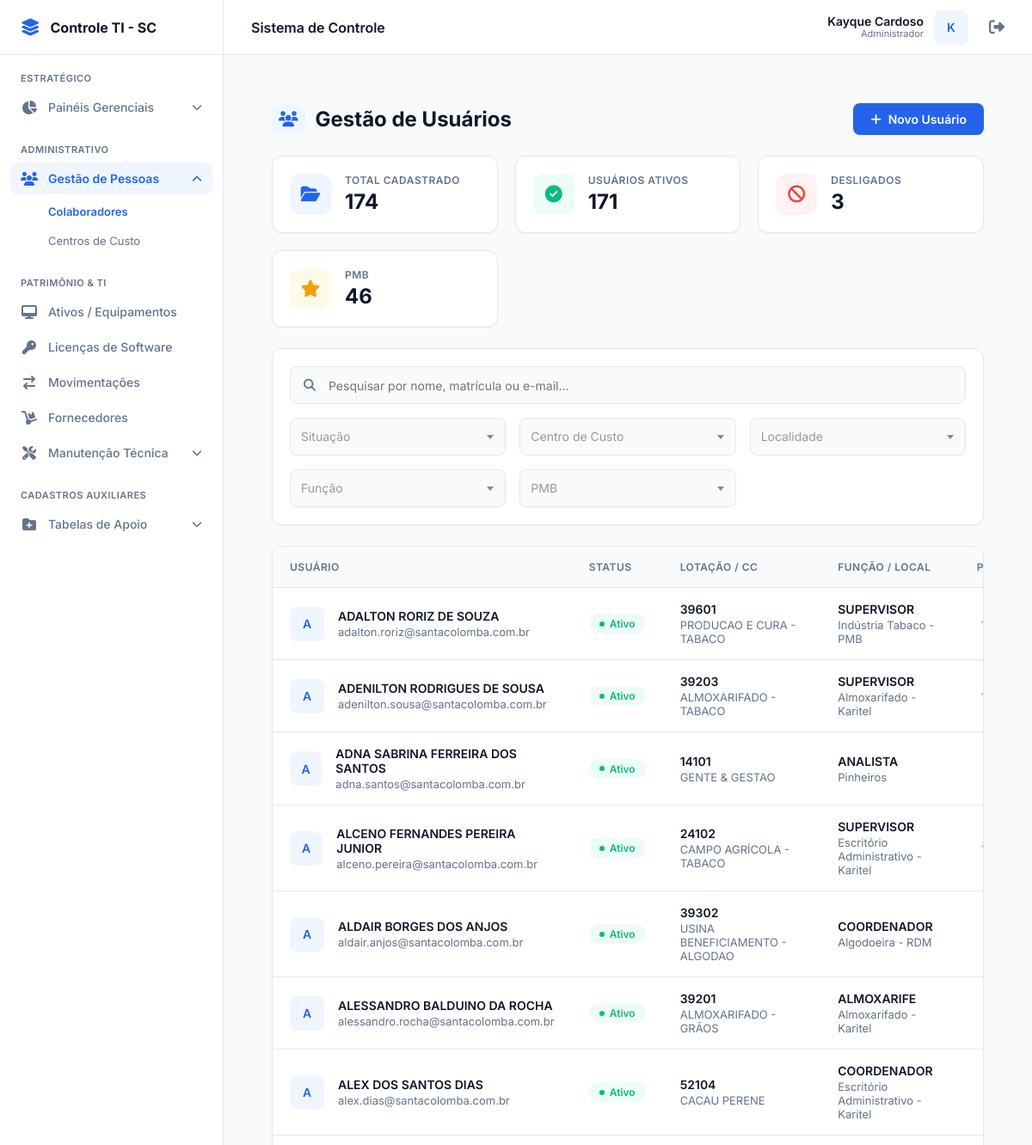
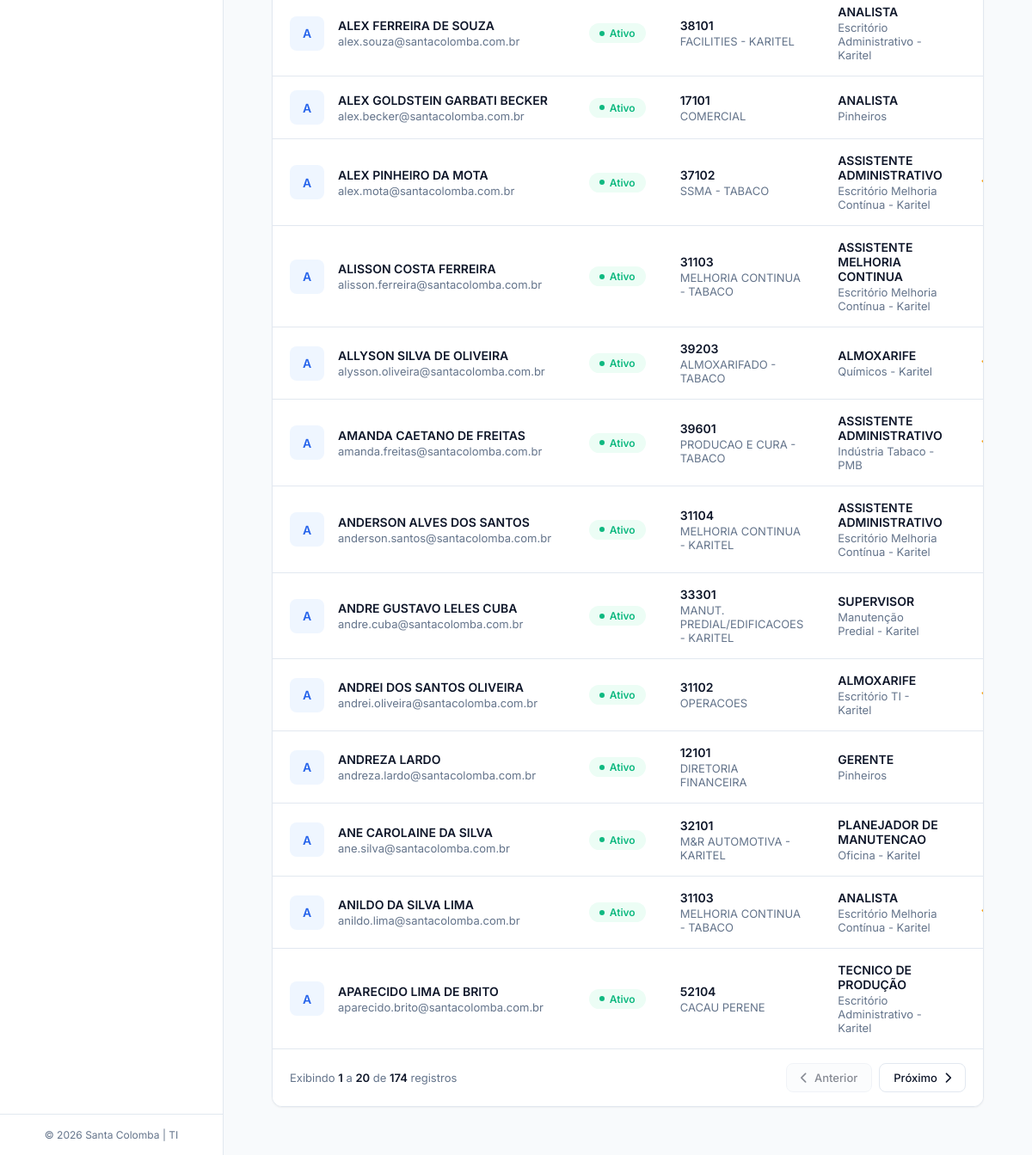
The page /usuarios/ (signed in) on the database as committed earlier (2 pictures, top to bottom).
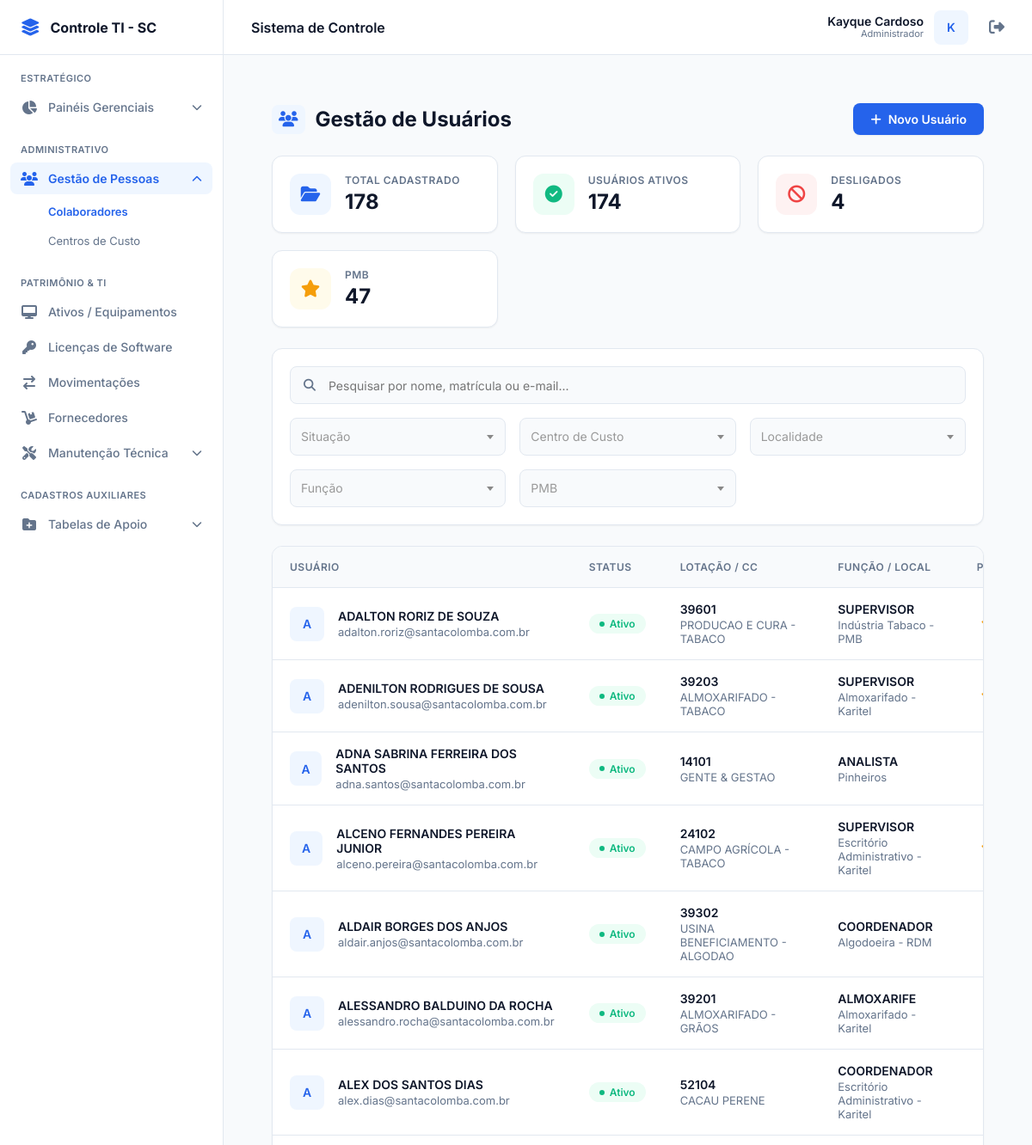
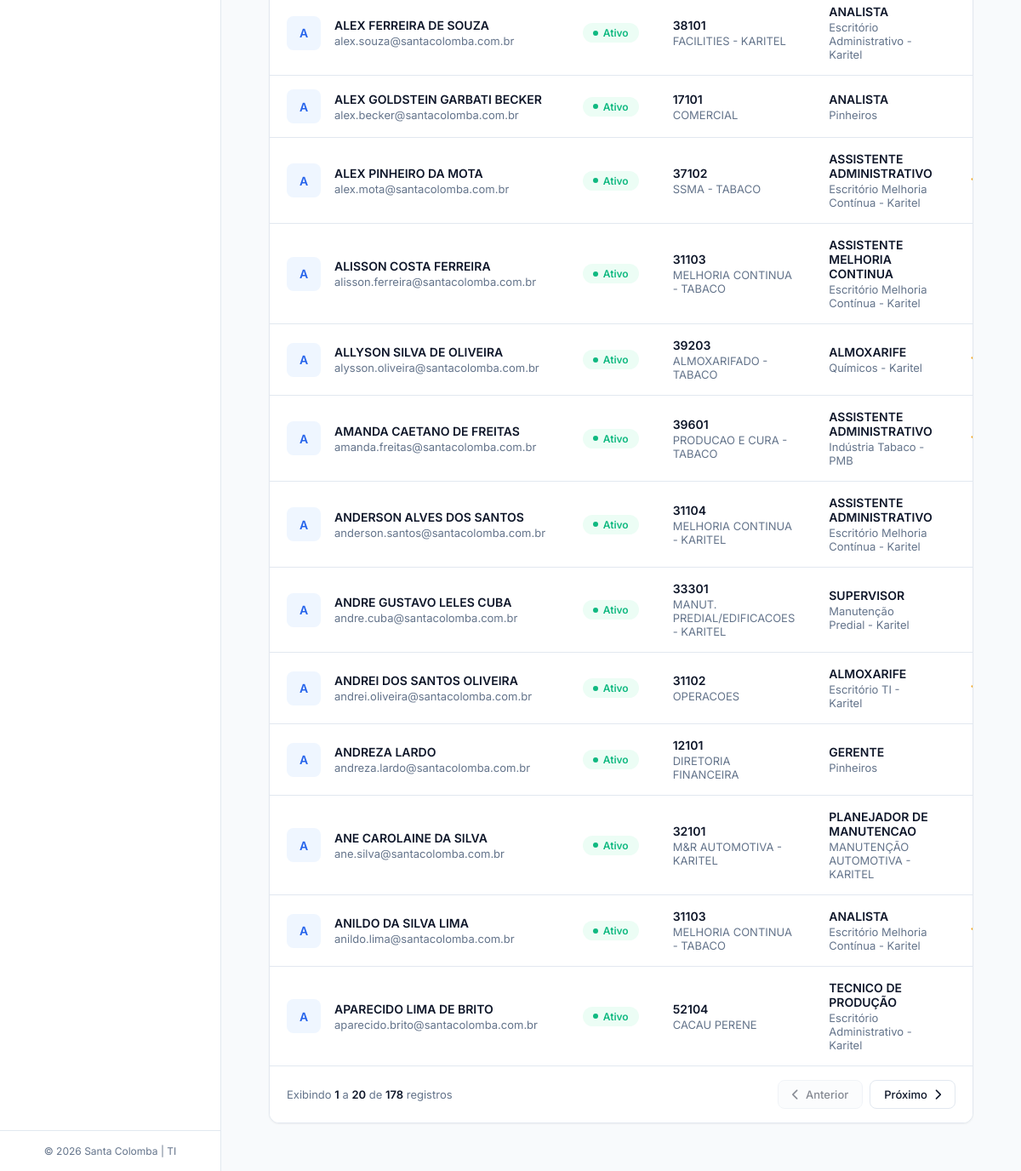
The same page on the database as committed later (2 pictures, top to bottom).
### ProjetoEstoque/models.py (models this page shows, shortened)
class AuditModel(models.Model):
    criado_por = models.ForeignKey(User, related_name="%(class)s_criador", on_delete=models.SET_NULL, null=True)
    atualizado_por = models.ForeignKey(User, related_name="%(class)s_atualizador", on_delete=models.SET_NULL, null=True)
    created_at = models.DateTimeField(auto_now_add=True)
    updated_at = models.DateTimeField(auto_now=True)
    class Meta:
        abstract = True

class Usuario(AuditModel):
    nome = models.CharField(max_length=100)
    status = models.CharField(max_length=10, choices=StatusUsuarioChoices.choices)
    data_inicio = models.DateField(default=datetime.date.today)
    data_termino = models.DateField(blank=True, null=True)
    pmb = models.CharField(max_length=3, choices=SimNaoChoices.choices)
    email = models.EmailField()
    centro_custo = models.ForeignKey(CentroCusto, on_delete=models.SET_NULL, null=True)
    localidade = models.ForeignKey(Localidade, on_delete=models.SET_NULL, null=True)
    funcao = models.ForeignKey(Funcao, on_delete=models.SET_NULL, null=True)

class Localidade(AuditModel):
    codigo = models.CharField(
        max_length=20,
        choices=LocalidadeChoices.choices,
        null=True, blank=True,
        help_text="Sede: "
    )
    local = models.CharField(max_length=100)

class CentroCusto(AuditModel):
    numero = models.CharField(max_length=10)
    departamento = models.CharField(max_length=100)
    pmb = models.CharField(
        max_length=3,
        choices=SimNaoChoices.choices,
        default=SimNaoChoices.NAO,
        help_text="Centro de custo pertence ao PMB?"
    )

class Funcao(AuditModel):
    nome = models.CharField(max_length=100)

### ProjetoEstoque/views.py (the view)
# urls.py: path("usuarios/", views.usuario_list, name="usuario_list"),
@login_required
def usuario_list(request):
    q = request.GET.get("q", "").strip()
    status = request.GET.get("status", "").strip()
    pmb = request.GET.get("pmb", "").strip()
    cc = request.GET.get("cc", "").strip()
    loc = request.GET.get("loc", "").strip()
    func = request.GET.get("func", "").strip()
    qs = Usuario.objects.select_related("centro_custo", "localidade", "funcao").order_by("nome")
    if q:
        qs = qs.filter(Q(nome__icontains=q) | Q(email__icontains=q))
    if status:
        qs = qs.filter(status=status)
    if pmb:
        qs = qs.filter(pmb=pmb)
    if cc and cc.isdigit():
        qs = qs.filter(centro_custo_id=int(cc))
    if loc and loc.isdigit():
        qs = qs.filter(localidade_id=int(loc))
    if func and func.isdigit():
        qs = qs.filter(funcao_id=int(func))
    total_filtrado = qs.count()
    kpi_total = Usuario.objects.count()
    kpi_ativos = Usuario.objects.filter(status=StatusUsuarioChoices.ATIVO).count()
    kpi_desligados = Usuario.objects.filter(status=StatusUsuarioChoices.DESLIGADO).count()
    kpi_pmb = Usuario.objects.filter(pmb=SimNaoChoices.SIM).count()
    try:
        per_page = int(request.GET.get("pp", 20))
    except ValueError:
        per_page = 20
    paginator = Paginator(qs, per_page)
    page_number = request.GET.get("page", 1)
    page_obj = paginator.get_page(page_number)
    get_copy = request.GET.copy()
    if "page" in get_copy: del get_copy["page"]
    qs_keep = get_copy.urlencode()
    context = {
        "usuarios": page_obj.object_list,
        "page_obj": page_obj,
        "total": total_filtrado,
        "qs_keep": qs_keep,
        "kpi_total": kpi_total,
        "kpi_ativos": kpi_ativos,
        "kpi_desligados": kpi_desligados,
        "kpi_pmb": kpi_pmb,
        "f_q": q, "f_status": status, "f_pmb": pmb,
        "f_cc": int(cc) if cc.isdigit() else "",
        "f_loc": int(loc) if loc.isdigit() else "",
        "f_func": int(func) if func.isdigit() else "",
        "opt_status": StatusUsuarioChoices.choices,
        "opt_pmb": SimNaoChoices.choices,
        "opt_cc": CentroCusto.objects.values("id", "numero", "departamento").order_by("numero"),
        "opt_loc": Localidade.objects.values("id", "local").order_by("local"),
        "opt_func": Funcao.objects.values("id", "nome").order_by("nome"),
    }
    return render(request, "front/usuarios/usuario_list.html", context)

### ProjetoEstoque/templates/front/usuarios/usuario_list.html (shortened to what the changed rows need)
{% extends 'base.html' %}
{% load static %}
{% block content %}
<link rel="stylesheet" href="https://cdnjs.cloudflare.com/ajax/libs/font-awesome/6.4.2/css/all.min.css">
<link href="https://cdn.jsdelivr.net/npm/select2@4.1.0-rc.0/dist/css/select2.min.css" rel="stylesheet" />
<div class="main-container">
    <div class="page-header">
        <h1 class="page-title">
            <i class="fa fa-users"></i> Gestão de Usuários
        </h1>
    </div>
    <div class="kpi-section">
        <div class="kpi-card kpi-total">
            <div class="kpi-info">
                <span class="kpi-label">Total Cadastrado</span>
                <span class="kpi-number">{{ kpi_total }}</span>
            </div>
        </div>
        <div class="kpi-card kpi-active">
            <div class="kpi-info">
                <span class="kpi-label">Usuários Ativos</span>
                <span class="kpi-number">{{ kpi_ativos }}</span>
            </div>
        </div>
        <div class="kpi-card kpi-inactive">
            <div class="kpi-info">
                <span class="kpi-label">Desligados</span>
                <span class="kpi-number">{{ kpi_desligados }}</span>
            </div>
        </div>
        <div class="kpi-card kpi-pmb">
            <div class="kpi-info">
                <span class="kpi-label">PMB</span>
                <span class="kpi-number">{{ kpi_pmb }}</span>
            </div>
        </div>
    </div>
    <div class="table-card">
        <div class="table-responsive">
            <table>
                <thead>
                    <tr>
                        <th style="width: 35%;">Usuário</th>
                        <th>Status</th>
                        <th>Lotação / CC</th>
                        <th>Função / Local</th>
                        <th style="text-align: center;">PMB</th>
                    </tr>
                </thead>
                <tbody>
                    {% for u in usuarios %}
                    <tr>
                        <td onclick="window.location='{% url 'usuario_detail' u.pk %}'" style="cursor: pointer;">
                            <div class="user-cell">
                                <div class="user-avatar">
                                    {{ u.nome|slice:":1"|upper }}
                                </div>
                                <div class="user-details">
                                    <span class="user-name">{{ u.nome }}</span>
                                    <span class="user-email">{{ u.email|default:"Sem e-mail" }}</span>
                                </div>
                            </div>
                        </td>
                        <td>
                            {% if u.status == 'ativo' %}
                                <span class="badge-status badge-active">Ativo</span>
                            {% else %}
                                <span class="badge-status badge-inactive">{{ u.get_status_display }}</span>
                            {% endif %}
                        </td>
                        <td>
                            {% if u.centro_custo %}
                                <div class="user-details">
                                    <span class="user-name">{{ u.centro_custo.numero }}</span>
                                    <span class="user-email">{{ u.centro_custo.departamento }}</span>
                                </div>
                            {% else %}
                                <span style="color: var(--text-muted);">-</span>
                            {% endif %}
                        </td>
                        <td>
                            <div class="user-details">
                                <span class="user-name">{{ u.funcao.nome|default:"-" }}</span>
                                <span class="user-email">{{ u.localidade.local|default:"" }}</span>
                            </div>
                        </td>
                        <td style="text-align: center;">
                        </td>
                    </tr>
                    {% endfor %}
                </tbody>
            </table>
        </div>
        <div class="pagination-container">
            <div class="pagination-info">
                Exibindo <strong>{{ page_obj.start_index }}</strong> a <strong>{{ page_obj.end_index }}</strong> de <strong>{{ total }}</strong> registros
            </div>
        </div>
    </div>
</div>
{% endblock %}

Rows that differ between the two databases and show on the page:
changed through a linked row, Usuario "ANE CAROLAINE DA SILVA": localidade.local "Oficina - Karitel" → "MANUTENÇÃO AUTOMOTIVA - KARITEL"
Other text that changed with them:
{{ kpi_total }}: "174" → "178"
{{ kpi_ativos }}: "171" → "174"
{{ kpi_desligados }}: "3" → "4"
{{ kpi_pmb }}: "46" → "47"
{{ total }}: "174" → "178"
